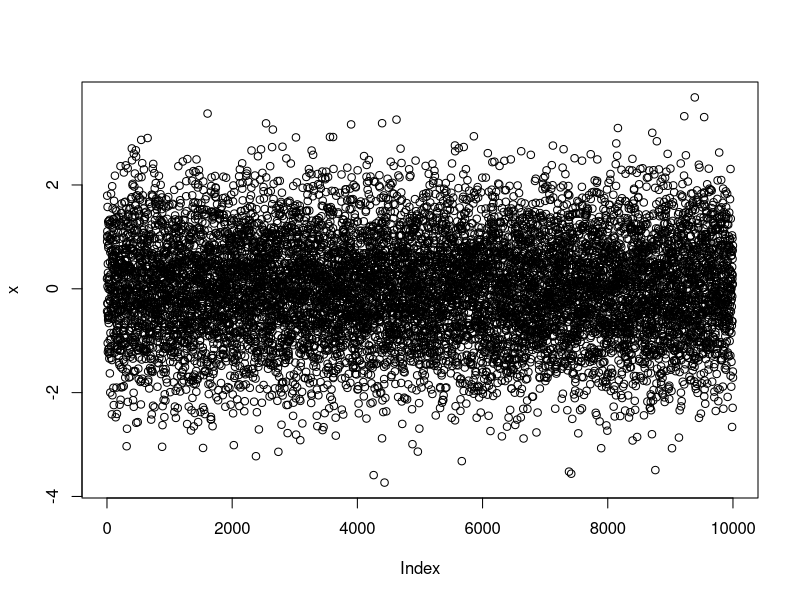
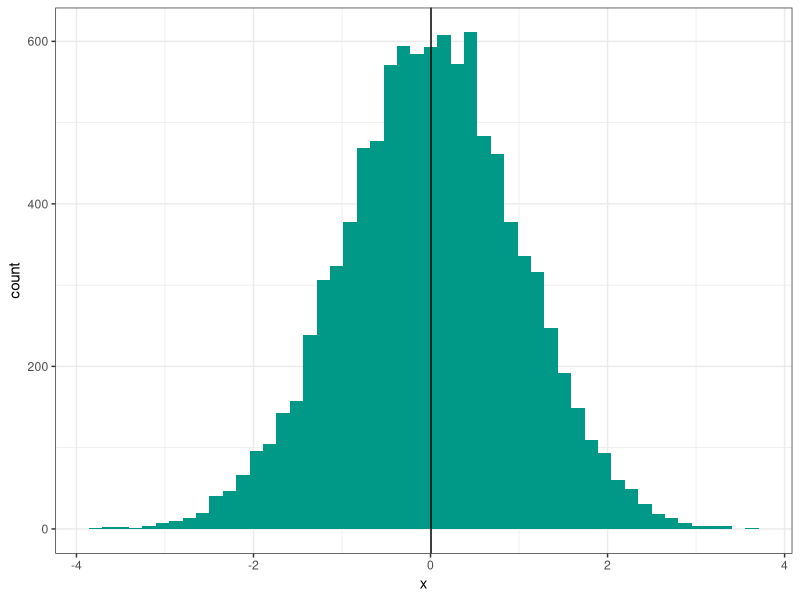

Here is the R script that generated these plots, in order:
## ---- chunk 1
sample_size <- 10000
## ---- chunk 2
set.seed(23)
x <- rnorm(sample_size)
m <- mean(x)
m
## ---- chunk 3
plot(x)
## ---- chunk 4
library("dplyr")
library("ggplot2")
p <- ggplot(data.frame(x=x), aes(x=x)) + 
  geom_histogram(bins=50, fill="#009988") +
  geom_vline(xintercept=m) +
  scale_fill_brewer("set1") +
  theme_bw()
p
## ---- chunk 5
df <- data.frame(a = rnorm(26), b = LETTERS)
knitr::kable(summary(df))
